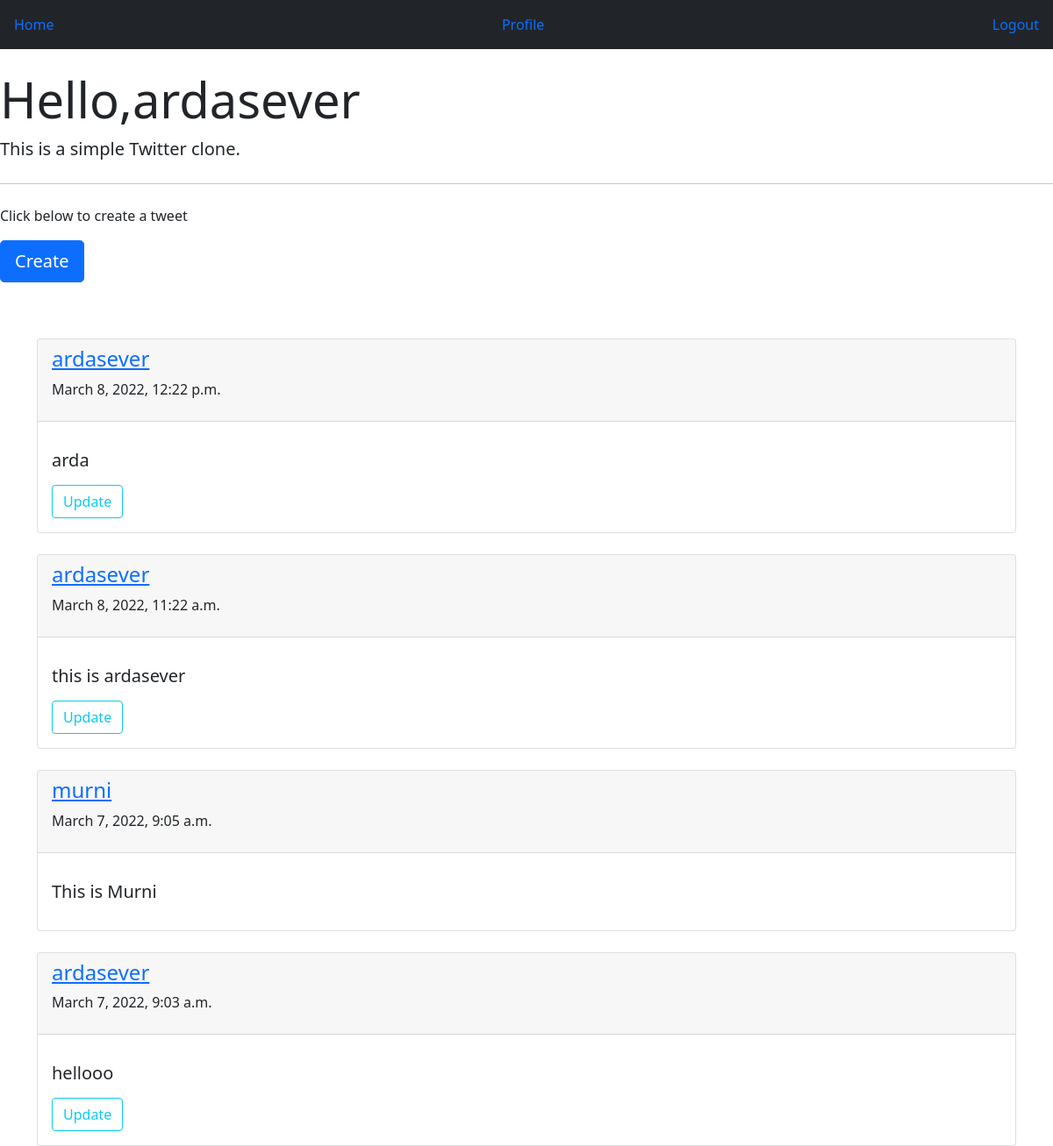
The app's page / (signed in) with its own data.
### feed/models.py (models this page shows)
class tweet(models.Model):
	text = models.TextField(max_length=200,default = '')
	datetime = models.DateTimeField(default=timezone.now)
	uname = models.ForeignKey(User,on_delete=models.CASCADE)

### feed/views.py (the view)
# urls.py: path('', TweetListView.as_view(),name = 'home'),
class TweetListView(LoginRequiredMixin,ListView):
	model = tweet
	template_name = 'feed/home.html'
	ordering = ['-datetime']

### feed/templates/feed/home.html
{% extends 'feed/base.html'%}
	{%block content%}
	<div class="jumbotron">
	  <h1 class="display-4">Hello,{{user.username}}</h1>
	  <p class="lead">This is a simple Twitter clone.</p>
	  <hr class="my-4">
	  <p>Click below to create a tweet</p>
	  <p class="lead">
	    <a class="btn btn-primary btn-lg" href="{% url 'tweetcreate' %}" role="button">Create</a>
	  </p>
	</div>
		<br>
		<div class = 'container'>
			{% for tweet in object_list %}
				<br>
				<div class="card">
					<div class="card-header">
						<a href="#"><h4>{{tweet.uname}}</h4></a>
						<p>{{tweet.datetime}}</p>
					</div>
					<div class="card-body">
						<p class="card-text"><h5>{{tweet.text}}</h5></p>
						{% if tweet.uname == user %}
						<a href="{% url 'tweetupdate' tweet.id %}"><button class = 'btn btn-outline-info'>Update</button></a>
						{% endif %}
					</div>
				</div>
			{% endfor %}
		</div>
	{%endblock content%}

### feed/templates/feed/base.html (shortened to what this page needs)
<!DOCTYPE html>
<html>
<head>
    <link href="https://cdn.jsdelivr.net/npm/bootstrap@5.1.3/dist/css/bootstrap.min.css" rel="stylesheet">
</head>
<body>
    <nav class="navbar nav-expand-md navbar-dark bg-dark">
            <a class="nav-link" href="{% url 'home' %}">Home</a>
            <a class="nav-link" href="{% url 'profile' %}">Profile</a>
            <a class="nav-link" href="{% url 'logout' %}">Logout</a>
	</nav>
  <br>
	{%block content%}
	{%endblock content%}
</body>
</html>

### records on screen
tweet: uname "ardasever", datetime "March 8, 2022, 12:22 p.m.", text "arda", shows "Update"
tweet: uname "ardasever", datetime "March 8, 2022, 11:22 a.m.", text "this is ardasever", shows "Update"
tweet: uname "murni", datetime "March 7, 2022, 9:05 a.m.", text "This is Murni"
tweet: uname "ardasever", datetime "March 7, 2022, 9:03 a.m.", text "hellooo", shows "Update"

### other values on screen
{{ user.username }} "ardasever"
